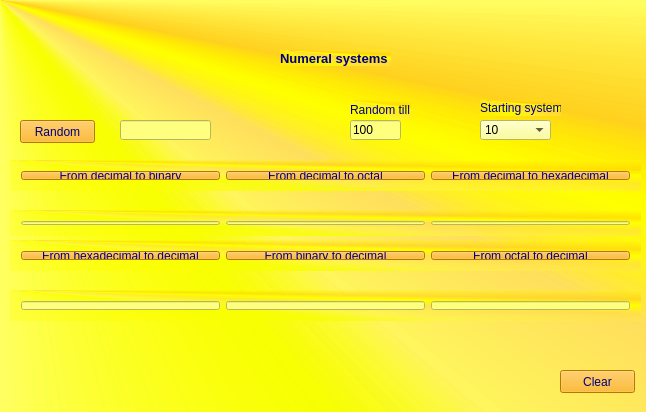
<?xml version="1.0" encoding="UTF-8"?>
<ui version="4.0">
 <class>MainWindow</class>
 <widget class="QMainWindow" name="MainWindow">
  <property name="geometry">
   <rect>
    <x>0</x>
    <y>0</y>
    <width>646</width>
    <height>412</height>
   </rect>
  </property>
  <property name="windowTitle">
   <string/>
  </property>
  <property name="styleSheet">
   <string notr="true">background-color: qconicalgradient(cx:0, cy:0, angle:135, stop:0 rgba(255, 255, 0, 69), stop:0.375 rgba(255, 255, 0, 69), stop:0.423533 rgba(251, 255, 0, 145), stop:0.45 rgba(247, 255, 0, 208), stop:0.477581 rgba(255, 244, 71, 130), stop:0.518717 rgba(255, 218, 71, 130), stop:0.55 rgba(255, 255, 0, 255), stop:0.57754 rgba(255, 203, 0, 130), stop:0.625 rgba(255, 255, 0, 69), stop:1 rgba(255, 255, 0, 69));</string>
  </property>
  <widget class="QWidget" name="centralWidget">
   <widget class="QPushButton" name="pushButton_7">
    <property name="geometry">
     <rect>
      <x>560</x>
      <y>370</y>
      <width>75</width>
      <height>23</height>
     </rect>
    </property>
    <property name="styleSheet">
     <string notr="true">color: rgb(0, 0, 127);
background-color: rgb(255, 170, 0);</string>
    </property>
    <property name="text">
     <string>Clear</string>
    </property>
   </widget>
   <widget class="QLabel" name="label">
    <property name="geometry">
     <rect>
      <x>350</x>
      <y>100</y>
      <width>61</width>
      <height>20</height>
     </rect>
    </property>
    <property name="styleSheet">
     <string notr="true">color: rgb(0, 0, 127);</string>
    </property>
    <property name="text">
     <string>Random till</string>
    </property>
   </widget>
   <widget class="QLabel" name="label_2">
    <property name="geometry">
     <rect>
      <x>480</x>
      <y>100</y>
      <width>81</width>
      <height>16</height>
     </rect>
    </property>
    <property name="styleSheet">
     <string notr="true">color: rgb(0, 0, 127);</string>
    </property>
    <property name="text">
     <string>Starting system</string>
    </property>
   </widget>
   <widget class="QWidget" name="horizontalLayoutWidget">
    <property name="geometry">
     <rect>
      <x>10</x>
      <y>160</y>
      <width>631</width>
      <height>31</height>
     </rect>
    </property>
    <layout class="QHBoxLayout" name="horizontalLayout">
     <item>
      <widget class="QPushButton" name="pushButton">
       <property name="styleSheet">
        <string notr="true">color: rgb(0, 0, 127);
background-color: rgb(255, 170, 0);</string>
       </property>
       <property name="text">
        <string>From decimal to binary</string>
       </property>
      </widget>
     </item>
     <item>
      <widget class="QPushButton" name="pushButton_2">
       <property name="styleSheet">
        <string notr="true">color: rgb(0, 0, 127);
background-color: rgb(255, 170, 0);</string>
       </property>
       <property name="text">
        <string>From decimal to octal</string>
       </property>
      </widget>
     </item>
     <item>
      <widget class="QPushButton" name="pushButton_3">
       <property name="styleSheet">
        <string notr="true">color: rgb(0, 0, 127);
background-color: rgb(255, 170, 0);</string>
       </property>
       <property name="text">
        <string>From decimal to hexadecimal</string>
       </property>
      </widget>
     </item>
    </layout>
   </widget>
   <widget class="QWidget" name="horizontalLayoutWidget_2">
    <property name="geometry">
     <rect>
      <x>10</x>
      <y>210</y>
      <width>631</width>
      <height>26</height>
     </rect>
    </property>
    <layout class="QHBoxLayout" name="horizontalLayout_2">
     <item>
      <widget class="QLineEdit" name="lineEdit_2">
       <property name="styleSheet">
        <string notr="true">background-color: rgb(255, 255, 127);</string>
       </property>
       <property name="text">
        <string/>
       </property>
       <property name="readOnly">
        <bool>true</bool>
       </property>
      </widget>
     </item>
     <item>
      <widget class="QLineEdit" name="lineEdit_3">
       <property name="styleSheet">
        <string notr="true">background-color: rgb(255, 255, 127);</string>
       </property>
       <property name="readOnly">
        <bool>true</bool>
       </property>
      </widget>
     </item>
     <item>
      <widget class="QLineEdit" name="lineEdit_4">
       <property name="styleSheet">
        <string notr="true">background-color: rgb(255, 255, 127);</string>
       </property>
       <property name="readOnly">
        <bool>true</bool>
       </property>
      </widget>
     </item>
    </layout>
   </widget>
   <widget class="QWidget" name="horizontalLayoutWidget_3">
    <property name="geometry">
     <rect>
      <x>10</x>
      <y>240</y>
      <width>631</width>
      <height>31</height>
     </rect>
    </property>
    <layout class="QHBoxLayout" name="horizontalLayout_3">
     <item>
      <widget class="QPushButton" name="pushButton_4">
       <property name="styleSheet">
        <string notr="true">color: rgb(0, 0, 127);
background-color: rgb(255, 170, 0);</string>
       </property>
       <property name="text">
        <string>From hexadecimal to decimal</string>
       </property>
      </widget>
     </item>
     <item>
      <widget class="QPushButton" name="pushButton_5">
       <property name="styleSheet">
        <string notr="true">color: rgb(0, 0, 127);
background-color: rgb(255, 170, 0);</string>
       </property>
       <property name="text">
        <string>From binary to decimal</string>
       </property>
      </widget>
     </item>
     <item>
      <widget class="QPushButton" name="pushButton_6">
       <property name="styleSheet">
        <string notr="true">color: rgb(0, 0, 127);
background-color: rgb(255, 170, 0);</string>
       </property>
       <property name="text">
        <string>From octal to decimal</string>
       </property>
      </widget>
     </item>
    </layout>
   </widget>
   <widget class="QWidget" name="horizontalLayoutWidget_4">
    <property name="geometry">
     <rect>
      <x>10</x>
      <y>290</y>
      <width>631</width>
      <height>31</height>
     </rect>
    </property>
    <layout class="QHBoxLayout" name="horizontalLayout_4">
     <item>
      <widget class="QLineEdit" name="lineEdit_5">
       <property name="styleSheet">
        <string notr="true">background-color: rgb(255, 255, 127);</string>
       </property>
       <property name="readOnly">
        <bool>true</bool>
       </property>
      </widget>
     </item>
     <item>
      <widget class="QLineEdit" name="lineEdit_6">
       <property name="styleSheet">
        <string notr="true">background-color: rgb(255, 255, 127);</string>
       </property>
       <property name="readOnly">
        <bool>true</bool>
       </property>
      </widget>
     </item>
     <item>
      <widget class="QLineEdit" name="lineEdit_7">
       <property name="styleSheet">
        <string notr="true">background-color: rgb(255, 255, 127);</string>
       </property>
       <property name="readOnly">
        <bool>true</bool>
       </property>
      </widget>
     </item>
    </layout>
   </widget>
   <widget class="QPushButton" name="Rand">
    <property name="geometry">
     <rect>
      <x>20</x>
      <y>120</y>
      <width>75</width>
      <height>23</height>
     </rect>
    </property>
    <property name="styleSheet">
     <string notr="true">color: rgb(0, 0, 127);
background-color: rgb(255, 170, 0);</string>
    </property>
    <property name="text">
     <string>Random</string>
    </property>
   </widget>
   <widget class="QLineEdit" name="lineEdit">
    <property name="geometry">
     <rect>
      <x>120</x>
      <y>120</y>
      <width>91</width>
      <height>20</height>
     </rect>
    </property>
    <property name="styleSheet">
     <string notr="true">background-color: rgb(255, 255, 127);</string>
    </property>
   </widget>
   <widget class="QLineEdit" name="maxRand">
    <property name="geometry">
     <rect>
      <x>350</x>
      <y>120</y>
      <width>51</width>
      <height>20</height>
     </rect>
    </property>
    <property name="styleSheet">
     <string notr="true">background-color: rgb(255, 255, 127);</string>
    </property>
    <property name="text">
     <string>100</string>
    </property>
   </widget>
   <widget class="QComboBox" name="comboBox">
    <property name="geometry">
     <rect>
      <x>480</x>
      <y>120</y>
      <width>71</width>
      <height>20</height>
     </rect>
    </property>
    <property name="styleSheet">
     <string notr="true">background-color: rgb(255, 255, 127);</string>
    </property>
    <item>
     <property name="text">
      <string>10</string>
     </property>
    </item>
    <item>
     <property name="text">
      <string>8</string>
     </property>
    </item>
    <item>
     <property name="text">
      <string>2</string>
     </property>
    </item>
    <item>
     <property name="text">
      <string>16</string>
     </property>
    </item>
   </widget>
   <widget class="QLabel" name="label_5">
    <property name="geometry">
     <rect>
      <x>280</x>
      <y>50</y>
      <width>111</width>
      <height>16</height>
     </rect>
    </property>
    <property name="font">
     <font>
      <pointsize>10</pointsize>
      <bold>true</bold>
     </font>
    </property>
    <property name="styleSheet">
     <string notr="true">color: rgb(0, 0, 127);</string>
    </property>
    <property name="text">
     <string>Numeral systems</string>
    </property>
   </widget>
  </widget>
 </widget>
 <layoutdefault spacing="6" margin="11"/>
 <resources/>
 <connections/>
</ui>
